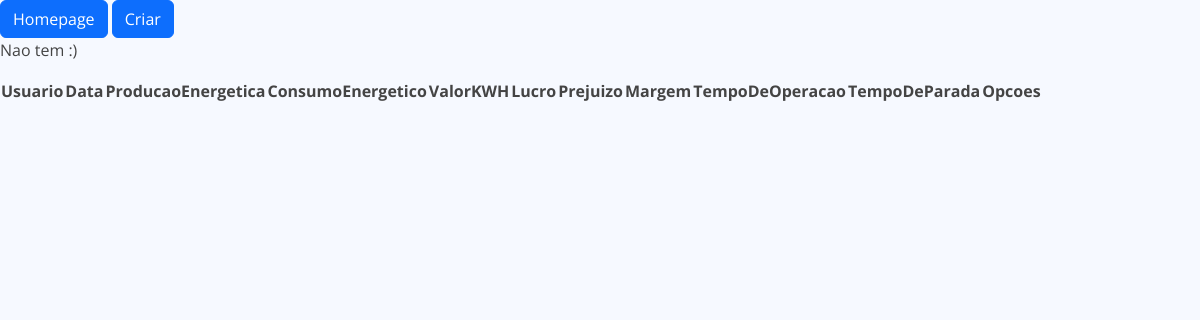
The app's page /list/dados-desempenho/ (signed in), older data.
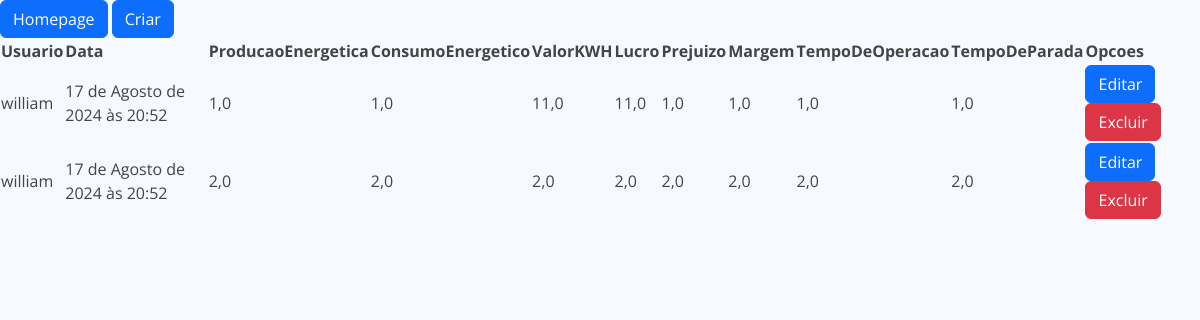
The same page, newer data.
### gride_dashboard/models.py (models this page shows, shortened)
class Dados(models.Model):
    usuario = models.ForeignKey(User, on_delete=models.CASCADE)
    data = models.DateTimeField(auto_now_add=True)
    class Meta:
        abstract = True

class DadosDesempenho(Dados):
    producao_energetica = models.FloatField()
    consumo_energetico = models.FloatField()
    valor_kwh = models.FloatField()
    lucro = models.FloatField()
    prejuizo = models.FloatField()
    margem = models.FloatField()
    tempo_de_operacao = models.FloatField()
    tempo_de_parada = models.FloatField()

### gride_dashboard/views.py (the view)
# urls.py: path('list/dados-desempenho/', ListDadosDesempenho.as_view(), name='list-dados-desempenho'),
class ListDadosDesempenho(ListView):
    model = DadosDesempenho
    template_name = 'forms/list-dados-desempenho.html'
    def get_queryset(self):
        self.object_list = DadosDesempenho.objects.filter(usuario=self.request.user)
        return self.object_list

### templates/forms/list-dados-desempenho.html
{% extends 'forms/base.html' %}
{% load static %}
{% block content %}
<a href="{% url 'homepage' %}" class="btn btn-primary">Homepage</a>
<a href="{% url 'create-dados-desempenho' %}" class="btn btn-primary">Criar</a>
<table>
    <tr>
        <th>Usuario</th>
        <th>Data</th>
        <th>ProducaoEnergetica</th>
        <th>ConsumoEnergetico</th>
        <th>ValorKWH</th>
        <th>Lucro</th>
        <th>Prejuizo</th>
        <th>Margem</th>
        <th>TempoDeOperacao</th>
        <th>TempoDeParada</th>
        <th>Opcoes</th>
    </tr>
    {% for dado in object_list %}
        <tr>
            <td>{{ dado.usuario }}</td>
            <td>{{ dado.data }}</td>
            <td>{{ dado.producao_energetica }}</td>
            <td>{{ dado.consumo_energetico }}</td>
            <td>{{ dado.valor_kwh }}</td>
            <td>{{ dado.lucro }}</td>
            <td>{{ dado.prejuizo }}</td>
            <td>{{ dado.margem }}</td>
            <td>{{ dado.tempo_de_operacao }}</td>
            <td>{{ dado.tempo_de_parada }}</td>
            <td>
                <a href="{% url 'update-dados-desempenho' dado.pk %}" class="btn btn-primary">Editar</a>
                <a href="{% url 'delete-dados-desempenho' dado.pk %}" class="btn btn-danger">Excluir</a>
            </td>
        </tr>
    {% empty %}
        <p>Nao tem :)</p>
    {% endfor %}
</table>
{% endblock %}

### templates/forms/base.html (shortened to what this page needs)
{% load static %}
<!DOCTYPE html>
<html lang="en">
<head>
  <link href="{% static 'assets/vendor/bootstrap/css/bootstrap.min.css'%}" rel="stylesheet">
  <link href="{% static 'assets/vendor/bootstrap-icons/bootstrap-icons.css'%}" rel="stylesheet">
  <link href="{% static 'assets/vendor/boxicons/css/boxicons.min.css'%}" rel="stylesheet">
  <link href="{% static 'assets/vendor/quill/quill.snow.css'%}" rel="stylesheet">
  <link href="{% static 'assets/vendor/quill/quill.bubble.css'%}" rel="stylesheet">
  <link href="{% static 'assets/vendor/remixicon/remixicon.css'%}" rel="stylesheet">
  <link href="{% static 'assets/vendor/simple-datatables/style.css'%}" rel="stylesheet">
  <link href="{% static 'assets/css/style.css'%}" rel="stylesheet">
</head>
<body>
    <div class="content">
        {% block content %}{% endblock %}
    </div>
</body>
</html>

### static/assets/css/style.css (style rules this page uses)
:root { scroll-behavior: smooth; }
body { font-family: "Open Sans", sans-serif; background: #f6f9ff; color: #444444; }
a { color: #4154f1; text-decoration: none; }

Row changes from the older to the newer data that the page shows:
added DadosDesempenho: usuario "william", data "17 de Agosto de 2024 às 20:52", producao_energetica "1,0", consumo_energetico "1,0", valor_kwh "11,0", lucro "11,0", prejuizo "1,0", margem "1,0", tempo_de_operacao "1,0", tempo_de_parada "1,0"
added DadosDesempenho: usuario "william", data "17 de Agosto de 2024 às 20:52", producao_energetica "2,0", consumo_energetico "2,0", valor_kwh "2,0", lucro "2,0", prejuizo "2,0", margem "2,0", tempo_de_operacao "2,0", tempo_de_parada "2,0"
Text that changed along with them:
text no longer shown: "Nao tem :)"
